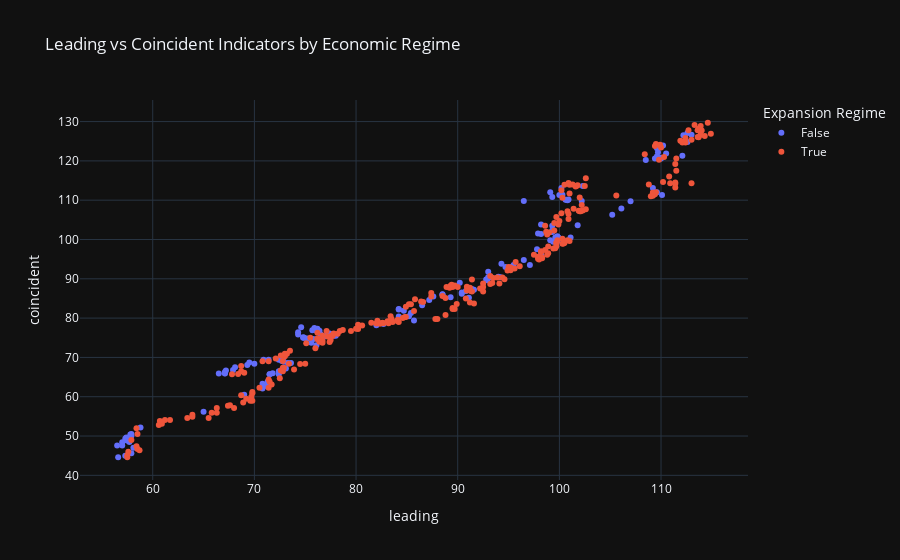

Notebook code for this chart:
### Markdown cell above
# Visual 2
The diffusion index shows periods of economic expansion and contraction. Movements in the leading diffusion index generally precede changes in the coincident diffusion index, indicating early shifts in economic momentum.

### Code cell
#Figure 3 (Scatter Plot – Leading vs Coincident)
fig3 = px.scatter(
    df,
    x='leading',
    y='coincident',
    color=df['leading_diffusion'] > 50,
    title="Leading vs Coincident Indicators by Economic Regime",
    labels={'color': 'Expansion Regime'},
    template='plotly_dark'
)

fig3.show()

### Figure 1 — Plotly figure (JSON) as saved in the notebook; plotly's stock layout.template omitted (floating-point values rounded to 4 significant figures; data arrays with more than 128 entries replaced by an {"elided": "..."} marker saying what was removed)
{"data": [{"hovertemplate": "Expansion Regime=False<br>leading=%{x}<br>coincident=%{y}<extra></extra>", "legendgroup": "False", "marker": {"color": "#636efa", "symbol": "circle"}, "mode": "markers", "name": "False", "orientation": "v", "showlegend": true, "type": "scatter", "x": {"elided": "157 float values"}, "xaxis": "x", "y": {"elided": "157 float values"}, "yaxis": "y"}, {"hovertemplate": "Expansion Regime=True<br>leading=%{x}<br>coincident=%{y}<extra></extra>", "legendgroup": "True", "marker": {"color": "#EF553B", "symbol": "circle"}, "mode": "markers", "name": "True", "orientation": "v", "showlegend": true, "type": "scatter", "x": {"elided": "260 float values"}, "xaxis": "x", "y": {"elided": "260 float values"}, "yaxis": "y"}], "layout": {"legend": {"title": {"text": "Expansion Regime"}, "tracegroupgap": 0}, "title": {"text": "Leading vs Coincident Indicators by Economic Regime"}, "xaxis": {"anchor": "y", "domain": [0, 1], "title": {"text": "leading"}}, "yaxis": {"anchor": "x", "domain": [0, 1], "title": {"text": "coincident"}}}}
